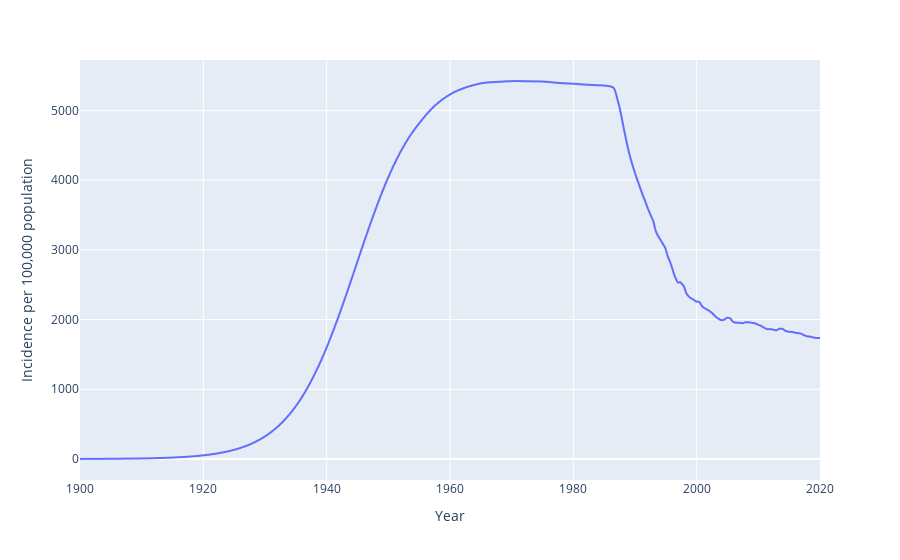

The notebook cell saved with this chart:
### Code cell
inci_plot = px.line(
    derived_df_0,
    x=derived_df_0.index,
    y="incidence",
)
inci_plot.update_layout(
    title="", title_x=0.5, xaxis_title="Year", yaxis_title="Incidence per 100,000 population"
)
inci_plot.show()

### Figure 1 — Plotly figure (JSON) as saved in the notebook; plotly's stock layout.template omitted (floating-point values rounded to 4 significant figures; data arrays with more than 128 entries replaced by an {"elided": "..."} marker saying what was removed)
{"data": [{"hovertemplate": "index=%{x}<br>incidence=%{y}<extra></extra>", "legendgroup": "", "line": {"color": "#636efa", "dash": "solid"}, "marker": {"symbol": "circle"}, "mode": "lines", "name": "", "showlegend": false, "type": "scattergl", "x": {"elided": "1201 float values"}, "xaxis": "x", "y": {"elided": "1201 float values"}, "yaxis": "y"}], "layout": {"legend": {"tracegroupgap": 0}, "margin": {"t": 60}, "title": {"text": "", "x": 0.5}, "xaxis": {"anchor": "y", "domain": [0, 1], "title": {"text": "Year"}}, "yaxis": {"anchor": "x", "domain": [0, 1], "title": {"text": "Incidence per 100,000 population"}}}}
